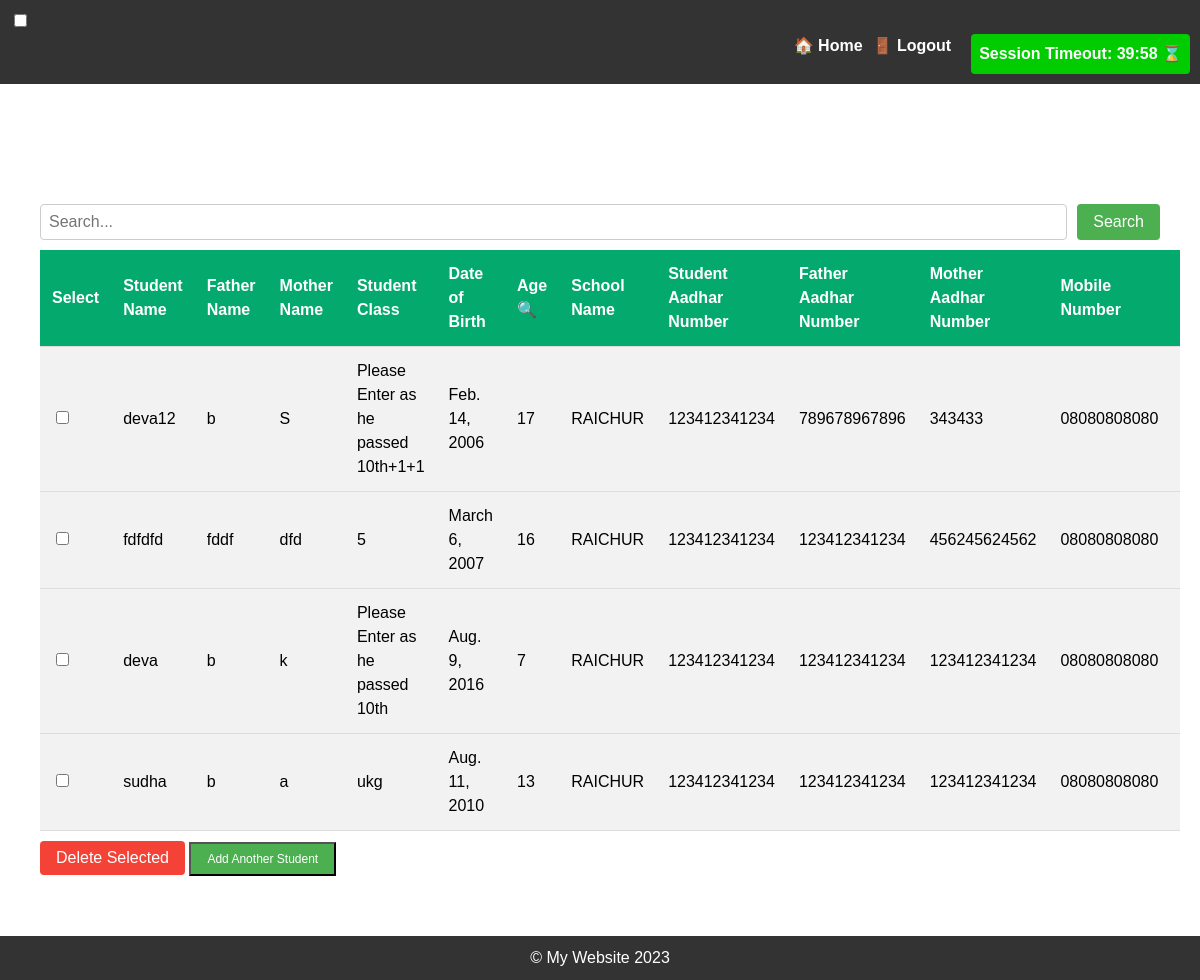
Before: /student_list/ with the older database file.
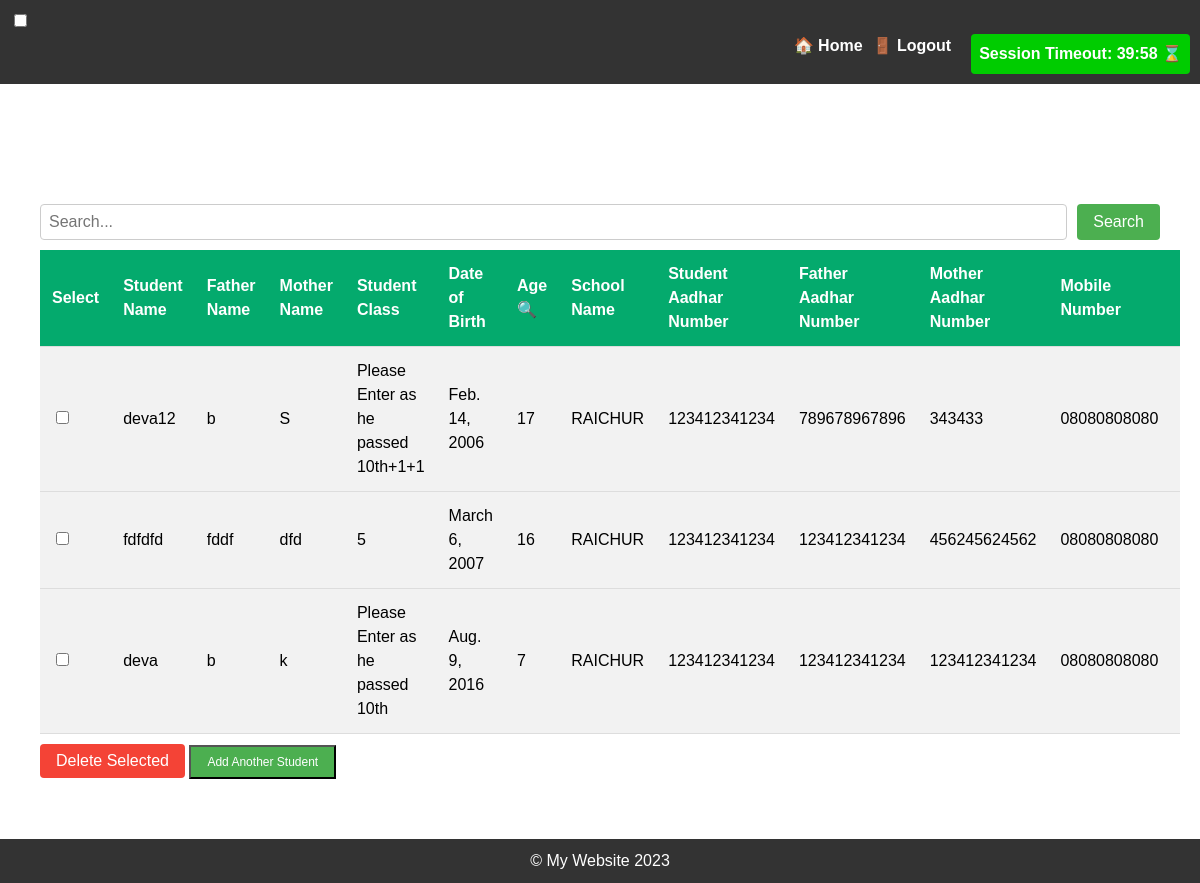
After: the same page with the newer database file.
### studentsdataform/models.py (models this page shows, shortened)
class Student(models.Model):
    student_name = models.CharField(max_length=150)
    father_name = models.CharField(max_length=150)
    mother_name = models.CharField(max_length=150)
    student_class = models.CharField(max_length=150)
    school_name = models.CharField(max_length=150)
    student_aadhar = models.CharField(max_length=150)
    father_aadhar = models.CharField(max_length=150)
    mother_aadhar = models.CharField(max_length=150)
    mobile_number = models.CharField(max_length=150)
    dob = models.DateField(null=True, blank=True)
    age = models.IntegerField(null=True, blank=True)
    address=models.CharField(max_length=500, default='Unknown')

### studentsdataform/views.py (the view, shortened to what this page needs)
# urls.py: path('student_list/',views.student_list,name='student_list'),
def student_list(request):
    students = Student.objects.all()
    search_query = request.GET.get('search_box')
    return render(request, 'studentdatabase.html', {'students': students, 'search_query': search_query})

### studentsdataform/templatetags/custom_filters.py (called while the page is built)
@register.filter(name='calculate_age')
def calculate_age(dob):
    today = date.today()
    age = today.year - dob.year - ((today.month, today.day) < (dob.month, dob.day))
    return age

### templates/studentdatabase.html (shortened to what this page needs)
{% extends 'base.html' %}
{% load custom_filters %}
{% load custom_tags %}
{% block content %}
  <div class="table-container">
    <div style="margin: 20px;">
      <form method="GET" action="{% url 'studentsdataform:student_list' %}" style="display: flex; margin-bottom: 10px;">
        <input type="text" name="search_box" placeholder="Search..." style="flex: 1; padding: 8px; font-size: 16px;">
        <button type="submit" style="background-color: #4CAF50; color: white; padding: 8px 16px; font-size: 16px; border: none;">Search</button>
      </form>
      {% if students %}
        <form method="POST" action="{% url 'studentsdataform:delete_students' %}" style="margin-bottom: 20px;">
          <table class="students-table">
            <thead>
              <tr>
                <th>Select</th>
                <th>Student Name</th>
                <th>Father Name</th>
                <th>Mother Name</th>
                <th>Student Class</th>
                <th>Date of Birth</th>
                <th>
                  <a href="{% url 'studentsdataform:student_list_by_age' %}" style="text-decoration: none; color: white;">
                    Age
                    <span>&#x1F50D;</span>
                  </a>
                </th>
                <th>School Name</th>
                <th>Student Aadhar Number</th>
                <th>Father Aadhar Number</th>
                <th>Mother Aadhar Number</th>
                <th>Mobile Number</th>
                <th>Address</th>
              </tr>
            </thead>
            <tbody>
              {% for student in students %}
                <tr>
                  <td><input type="checkbox" name="student_ids" value="{{ student.id }}"></td>
                  <td>{{ student.student_name }}</td>
                  <td>{{ student.father_name }}</td>
                  <td>{{ student.mother_name }}</td>
                  <td>{{ student.student_class }}</td>
                  <td>{{ student.dob }}</td>
                  <td>{{ student.dob|calculate_age }}</td>
                  <td>{{ student.school_name }}</td>
                  <td>{{ student.student_aadhar }}</td>
                  <td>{{ student.father_aadhar }}</td>
                  <td>{{ student.mother_aadhar }}</td>
                  <td>{{ student.mobile_number }}</td>
                  <td>{{ student.address }}</td>
                </tr>
              {% endfor %}
            </tbody>
          </table>
          <button type="submit" class="delete-button">Delete Selected</button>
          <button class="add-student-button">
            <a href="{% url 'studentsdataform:add_student' %}" style="text-decoration: none; color: white;">Add Another Student</a>
          </button>
        </form>
      {% else %}
        <p>No students found.</p>
      {% endif %}
    </div>
  </div>
{% endblock %}

Changed rows visible on the page:
removed Student: student_name "sudha", father_name "b", mother_name "a", student_class "ukg", dob "Aug. 11, 2010", dob|calculate_age "13", school_name "RAICHUR", student_aadhar "123412341234", father_aadhar "123412341234", mother_aadhar "123412341234", mobile_number "08080808080"
